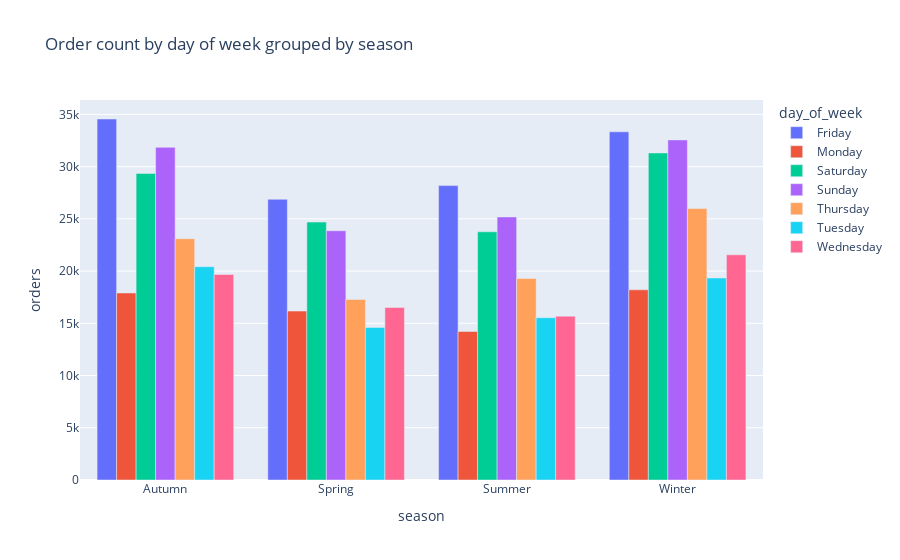

The notebook cell saved with this chart:
### Code cell
# plot day of the week grouped by season in a grouped bar chart plotly 

grouped = data.groupby(['day_of_week', 'season'])['orders'].sum().reset_index()

fig = px.bar(grouped, x='season', y='orders', color='day_of_week', title='Order count by day of week grouped by season', barmode='group')
fig.show()

### Figure 1 — Plotly figure (JSON) as saved in the notebook; plotly's stock layout.template omitted (floating-point values rounded to 4 significant figures)
{"data": [{"alignmentgroup": "True", "hovertemplate": "day_of_week=Friday<br>season=%{x}<br>orders=%{y}<extra></extra>", "legendgroup": "Friday", "marker": {"color": "#636efa", "pattern": {"shape": ""}}, "name": "Friday", "offsetgroup": "Friday", "orientation": "v", "showlegend": true, "textposition": "auto", "type": "bar", "x": ["Autumn", "Spring", "Summer", "Winter"], "xaxis": "x", "y": [34557, 26870, 28184, 33332], "yaxis": "y"}, {"alignmentgroup": "True", "hovertemplate": "day_of_week=Monday<br>season=%{x}<br>orders=%{y}<extra></extra>", "legendgroup": "Monday", "marker": {"color": "#EF553B", "pattern": {"shape": ""}}, "name": "Monday", "offsetgroup": "Monday", "orientation": "v", "showlegend": true, "textposition": "auto", "type": "bar", "x": ["Autumn", "Spring", "Summer", "Winter"], "xaxis": "x", "y": [17904, 16169, 14217, 18204], "yaxis": "y"}, {"alignmentgroup": "True", "hovertemplate": "day_of_week=Saturday<br>season=%{x}<br>orders=%{y}<extra></extra>", "legendgroup": "Saturday", "marker": {"color": "#00cc96", "pattern": {"shape": ""}}, "name": "Saturday", "offsetgroup": "Saturday", "orientation": "v", "showlegend": true, "textposition": "auto", "type": "bar", "x": ["Autumn", "Spring", "Summer", "Winter"], "xaxis": "x", "y": [29346, 24688, 23756, 31307], "yaxis": "y"}, {"alignmentgroup": "True", "hovertemplate": "day_of_week=Sunday<br>season=%{x}<br>orders=%{y}<extra></extra>", "legendgroup": "Sunday", "marker": {"color": "#ab63fa", "pattern": {"shape": ""}}, "name": "Sunday", "offsetgroup": "Sunday", "orientation": "v", "showlegend": true, "textposition": "auto", "type": "bar", "x": ["Autumn", "Spring", "Summer", "Winter"], "xaxis": "x", "y": [31846, 23857, 25180, 32556], "yaxis": "y"}, {"alignmentgroup": "True", "hovertemplate": "day_of_week=Thursday<br>season=%{x}<br>orders=%{y}<extra></extra>", "legendgroup": "Thursday", "marker": {"color": "#FFA15A", "pattern": {"shape": ""}}, "name": "Thursday", "offsetgroup": "Thursday", "orientation": "v", "showlegend": true, "textposition": "auto", "type": "bar", "x": ["Autumn", "Spring", "Summer", "Winter"], "xaxis": "x", "y": [23100, 17281, 19290, 25980], "yaxis": "y"}, {"alignmentgroup": "True", "hovertemplate": "day_of_week=Tuesday<br>season=%{x}<br>orders=%{y}<extra></extra>", "legendgroup": "Tuesday", "marker": {"color": "#19d3f3", "pattern": {"shape": ""}}, "name": "Tuesday", "offsetgroup": "Tuesday", "orientation": "v", "showlegend": true, "textposition": "auto", "type": "bar", "x": ["Autumn", "Spring", "Summer", "Winter"], "xaxis": "x", "y": [20419, 14601, 15535, 19338], "yaxis": "y"}, {"alignmentgroup": "True", "hovertemplate": "day_of_week=Wednesday<br>season=%{x}<br>orders=%{y}<extra></extra>", "legendgroup": "Wednesday", "marker": {"color": "#FF6692", "pattern": {"shape": ""}}, "name": "Wednesday", "offsetgroup": "Wednesday", "orientation": "v", "showlegend": true, "textposition": "auto", "type": "bar", "x": ["Autumn", "Spring", "Summer", "Winter"], "xaxis": "x", "y": [19677, 16520, 15683, 21555], "yaxis": "y"}], "layout": {"barmode": "group", "legend": {"title": {"text": "day_of_week"}, "tracegroupgap": 0}, "title": {"text": "Order count by day of week grouped by season"}, "xaxis": {"anchor": "y", "domain": [0, 1], "title": {"text": "season"}}, "yaxis": {"anchor": "x", "domain": [0, 1], "title": {"text": "orders"}}}}
